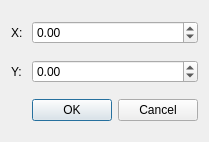
<?xml version="1.0" encoding="UTF-8"?>
<ui version="4.0">
 <class>coordinatesInputDialog</class>
 <widget class="QDialog" name="coordinatesInputDialog">
  <property name="geometry">
   <rect>
    <x>0</x>
    <y>0</y>
    <width>203</width>
    <height>142</height>
   </rect>
  </property>
  <property name="windowTitle">
   <string>Enter coordinates to center</string>
  </property>
  <layout class="QGridLayout" name="gridLayout">
   <item row="0" column="0">
    <widget class="QLabel" name="xCorLabel">
     <property name="text">
      <string>X: </string>
     </property>
    </widget>
   </item>
   <item row="0" column="1">
    <widget class="QDoubleSpinBox" name="xSpinBox">
     <property name="minimum">
      <double>-50000.000000000000000</double>
     </property>
     <property name="maximum">
      <double>50000.000000000000000</double>
     </property>
    </widget>
   </item>
   <item row="2" column="1">
    <widget class="QDialogButtonBox" name="buttonBox">
     <property name="orientation">
      <enum>Qt::Horizontal</enum>
     </property>
     <property name="standardButtons">
      <set>QDialogButtonBox::Cancel|QDialogButtonBox::Ok</set>
     </property>
    </widget>
   </item>
   <item row="1" column="0">
    <widget class="QLabel" name="yCorLabel">
     <property name="text">
      <string>Y:</string>
     </property>
    </widget>
   </item>
   <item row="1" column="1">
    <widget class="QDoubleSpinBox" name="ySpinBox">
     <property name="minimum">
      <double>-500000.000000000000000</double>
     </property>
     <property name="maximum">
      <double>50000.000000000000000</double>
     </property>
    </widget>
   </item>
  </layout>
 </widget>
 <resources/>
 <connections>
  <connection>
   <sender>buttonBox</sender>
   <signal>accepted()</signal>
   <receiver>coordinatesInputDialog</receiver>
   <slot>accept()</slot>
   <hints>
    <hint type="sourcelabel">
     <x>248</x>
     <y>254</y>
    </hint>
    <hint type="destinationlabel">
     <x>157</x>
     <y>274</y>
    </hint>
   </hints>
  </connection>
  <connection>
   <sender>buttonBox</sender>
   <signal>rejected()</signal>
   <receiver>coordinatesInputDialog</receiver>
   <slot>reject()</slot>
   <hints>
    <hint type="sourcelabel">
     <x>316</x>
     <y>260</y>
    </hint>
    <hint type="destinationlabel">
     <x>286</x>
     <y>274</y>
    </hint>
   </hints>
  </connection>
 </connections>
</ui>
